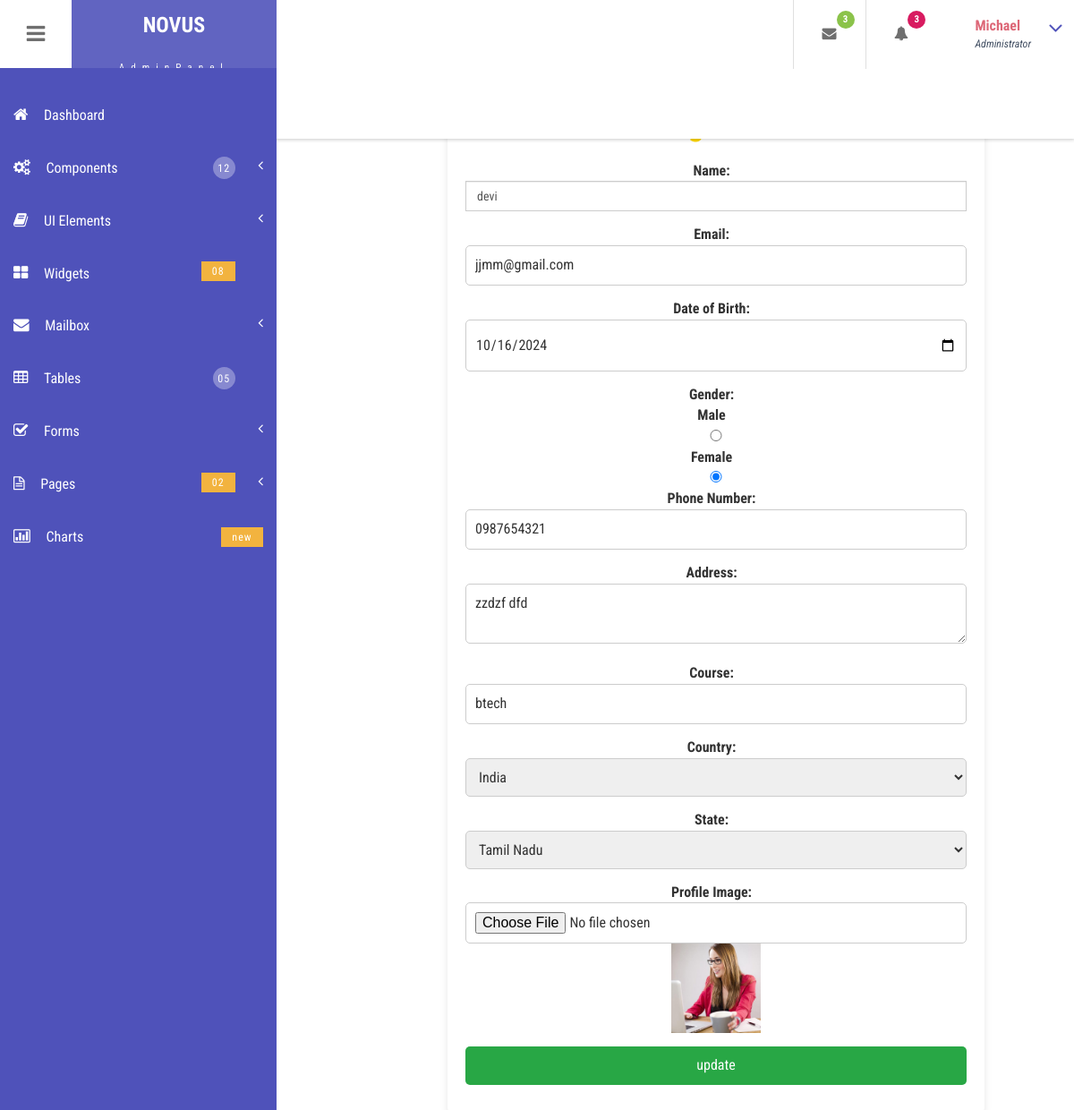
/collegemanagement/admin/useredit.php?edit=5, run on the app's committed database.
### tables this page shows
CREATE TABLE `formaction` (
  `id` int(11) NOT NULL,
  `Name` varchar(255) NOT NULL,
  `email` varchar(255) NOT NULL,
  `dob` varchar(255) NOT NULL,
  `gender` varchar(255) NOT NULL,
  `pno` varchar(255) NOT NULL,
  `address` varchar(255) NOT NULL,
  `course` varchar(255) NOT NULL,
  `countries` varchar(255) NOT NULL,
  `state` varchar(255) NOT NULL,
  `image` varchar(255) NOT NULL
);

### collegemanagement/admin/useredit.php (the view, shortened to what this page needs)
<!DOCTYPE HTML>
<html>
<head>
    <link href="css/bootstrap.css" rel='stylesheet' type='text/css' />
    <link href="css/style.css" rel='stylesheet' type='text/css' />
    <link href="css/font-awesome.css" rel="stylesheet">
    <link href="css/animate.css" rel="stylesheet" type="text/css" media="all">
    <link href="css/custom.css" rel="stylesheet">
</head>
<body class="cbp-spmenu-push">
    <div class="main-content">
        <div class="sidebar" role="navigation">
            <div class="navbar-collapse">
                <nav class="cbp-spmenu cbp-spmenu-vertical cbp-spmenu-left" id="cbp-spmenu-s1">
                    <ul class="nav" id="side-menu">
                        <li><a href="index.html"><i class="fa fa-home nav_icon"></i>Dashboard</a></li>
                        <li>
                            <a href="#"><i class="fa fa-cogs nav_icon"></i>Components <span class="nav-badge">12</span> <span class="fa arrow"></span></a>
                        </li>
                        <li>
                            <a href="#"><i class="fa fa-book nav_icon"></i>UI Elements <span class="fa arrow"></span></a>
                        </li>
                        <li><a href="widgets.html"><i class="fa fa-th-large nav_icon"></i>Widgets <span class="nav-badge-btm">08</span></a></li>
                        <li>
                            <a href="#"><i class="fa fa-envelope nav_icon"></i>Mailbox<span class="fa arrow"></span></a>
                        </li>
                        <li><a href="tables.html"><i class="fa fa-table nav_icon"></i>Tables <span class="nav-badge">05</span></a></li>
                        <li>
                            <a href="#"><i class="fa fa-check-square-o nav_icon"></i>Forms<span class="fa arrow"></span></a>
                        </li>
                        <li>
                            <a href="#"><i class="fa fa-file-text-o nav_icon"></i>Pages<span class="nav-badge-btm">02</span><span class="fa arrow"></span></a>
                        </li>
                        <li><a href="charts.html" class="chart-nav"><i class="fa fa-bar-chart nav_icon"></i>Charts <span class="nav-badge-btm pull-right">new</span></a></li>
                    </ul>
                </nav>
            </div>
        </div>
        <div class="sticky-header header-section">
            <div class="header-left">
                <button id="showLeftPush"><i class="fa fa-bars"></i></button>
                <div class="logo">
                    <a href="main.php">
                        <h1>NOVUS</h1>
                        <span>AdminPanel</span>
                    </a>
                </div>
                <div class="search-box">
                    <form class="input">
                        <label class="input__label" for="input-31">
                        </label>
                    </form>
                </div>
            </div>
            <div class="header-right">
                <div class="profile_details_left">
                    <ul class="nofitications-dropdown">
                        <li class="dropdown head-dpdn">
                            <a href="#" class="dropdown-toggle" data-toggle="dropdown" aria-expanded="false"><i class="fa fa-envelope"></i><span class="badge">3</span></a>
                        </li>
                        <li class="dropdown head-dpdn">
                            <a href="#" class="dropdown-toggle" data-toggle="dropdown" aria-expanded="false"><i class="fa fa-bell"></i><span class="badge blue">3</span></a>
                        </li>
                    </ul>
                    <div class="clearfix"> </div>
                </div>
                <div class="profile_details">
                    <ul>
                        <li class="dropdown profile_details_drop">
                            <a href="#" class="dropdown-toggle" data-toggle="dropdown" aria-expanded="false">
                                <div class="profile_img">
                                    <div class="user-name">
                                        <p>Michael</p>
                                        <span>Administrator</span>
                                    </div>
                                    <i class="fa fa-angle-down lnr"></i>
                                    <div class="clearfix"></div>
                                </div>
                            </a>
                        </li>
                    </ul>
                </div>
                <div class="clearfix"> </div>
            </div>
            <div class="clearfix"> </div>
        </div>
<?php
require("connection.php");
$id = $_REQUEST["edit"];
$res = $con->query("SELECT * FROM formaction WHERE id = $id");
$count = $res->num_rows;
if ($count > 0) {
    $row_user = $res->fetch_assoc();
}
?>
<div class="form-container">
    <center>
    <h1>Student Registration Form</h1>
    <form action="userupdate.php" method="POST" enctype="multipart/form-data">
        <div class="form-group">
            <label for="name">Name:</label>
            <input type="text" class="form-control" value="<?php echo $row_user['Name']; ?>" name="name" required>
        </div>
        <div class="form-group">
            <label for="email">Email:</label>
            <input type="email" id="email" name="email" value="<?php echo $row_user['email']; ?>" required>
        </div>
        <div class="form-group">
            <label for="dob">Date of Birth:</label>
            <input type="date" id="dob" name="dob" value="<?php echo $row_user['dob']; ?>" required>
        </div>
        <div class="form-group">
            <label for="gender">Gender:</label><br>
            <label for="male">Male</label>
            <input type="radio" id="male" name="gender" value="male" <?php if($row_user['gender'] == "male") echo 'checked'; ?>>
            <label for="female">Female</label>
            <input type="radio" id="female" name="gender" value="female" <?php if($row_user['gender'] == "female") echo 'checked'; ?>>
        <div class="form-group">
            <label for="phone">Phone Number:</label>
            <input type="tel" id="phone" name="phonenumber" value="<?php echo $row_user['pno']; ?>" pattern="[0-9]{10}" placeholder="1234567890" required>
        </div>
        <div class="form-group">
            <label for="address">Address:</label>
            <textarea id="address" name="address" required><?php echo $row_user['address']; ?></textarea>
        </div>
        <div class="form-group">
            <label for="course">Course:</label>
            <input type="text" id="course" name="course" value=<?php echo $row_user['course'];?> required>
        </div>
        <div class="form-group">
            <label for="country">Country:</label>
            <select id="country" name="country" required>
                <?php
                $res_country = $con->query("SELECT * FROM countries");
                $count_country = $res_country->num_rows;
                if ($count_country > 0) {
                    while ($row_country = $res_country->fetch_assoc()) {
                        $selected = ($row_user['countries'] == $row_country['cont_id']) ? 'selected' : '';
                        echo "<option value='" . htmlspecialchars($row_country['cont_id']) . "' $selected>" . htmlspecialchars($row_country['name']) . "</option>";
                    }
                } else {
                    echo 'No country available';
                }
                ?>
            </select>
        </div>
        <div class="form-group">
            <label for="state">State:</label>
            <select id="state" name="state" required>
                <?php
                if (isset($row_user['countries'])) {
                    $country_id = $row_user['countries'];
                    $res_state = $con->query("SELECT * FROM states WHERE country_id = $country_id");
                    if ($res_state->num_rows > 0) {
                        while ($row_state = $res_state->fetch_assoc()) {
                            $selected = ($row_user['state'] == $row_state['stat_id']) ? 'selected' : '';
                            echo "<option value='" . htmlspecialchars($row_state['stat_id']) . "' $selected>" . htmlspecialchars($row_state['sname']) . "</option>";
                        }
                    } else {
                        echo '<option>No States Available</option>';
                    }
                } else {
                    echo '<option>Select a country first</option>';
                }
                ?>
            </select>
        </div>
        <div class="form-group">
            <label for="image">Profile Image:</label>
            <input type="file" name="image" id="image"/>
            <?php if (!empty($row_user['image'])): ?>
                <img src="<?php echo 'images/' . $row_user['image']; ?>" height="100px" width="100px">
            <?php else: ?>
                <p>No image uploaded</p>
            <?php endif; ?>
        </div>
        <button>update</button>
    </form>
</div>
</body>
</html>

### collegemanagement/admin/css/custom.css (style rules this page uses)
.sidebar .arrow { float: right; }
.sidebar .fa.arrow:before { content: "\f104"; }

### collegemanagement/admin/useredit.php (style rules this page uses)
* { margin: 0; padding: 0; box-sizing: border-box; }

### data on the page
formaction: name "devi", email "jjmm@gmail.com", dob "10/16/2024", gender "☐ Male", gender "☑ Female", phonenumber "0987654321", address "zzdzf dfd", course "btech", image (picture)

### other printed values
form field country "India"
form field state "Tamil Nadu"
